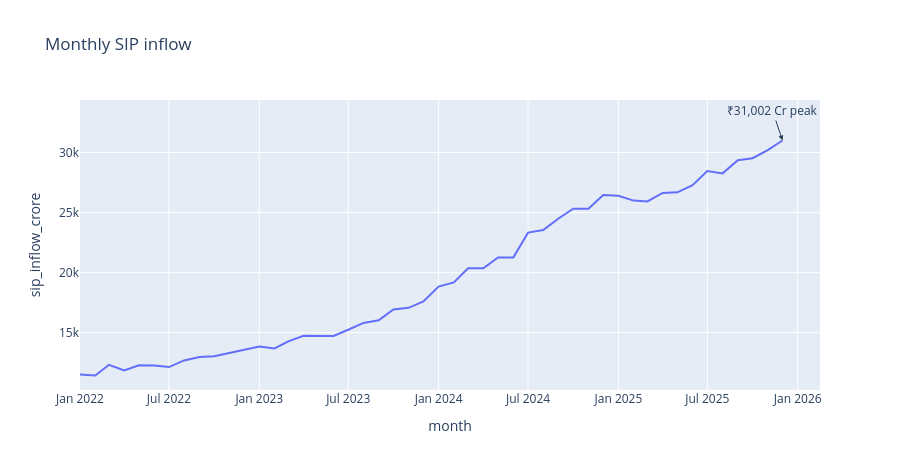

The cell this chart's notebook holds for it:
### Code cell
# Section 5 — SIP Inflow Trend
df_sip = fact_sip_inflows.dropna(subset=["month", "sip_inflow_crore"]).copy()
df_sip["month"] = df_sip["month"].astype(str)
df_sip["month_dt"] = pd.to_datetime(df_sip["month"], format="%Y-%m", errors="coerce")
df_sip = df_sip.sort_values("month_dt")
fig_sip = px.line(df_sip, x="month", y="sip_inflow_crore", title="Monthly SIP inflow")
max_idx = df_sip["sip_inflow_crore"].idxmax()
peak_val = float(df_sip.loc[max_idx, "sip_inflow_crore"])
peak_month = str(df_sip.loc[max_idx, "month"])
peak_target = 31002
label = (
    "₹31,002 Cr peak" if abs(peak_val - peak_target) < 500 else f"Peak: ₹{peak_val:,.0f} Cr"
)
fig_sip.add_annotation(x=peak_month, y=peak_val, text=label, showarrow=True, arrowhead=2)
fig_sip.update_layout(height=470)
out = REPORTS_CHARTS_DIR / "sip_trend.png"
fig_sip.write_image(str(out), scale=2)
fig_sip.show()

### Figure 1 — Plotly figure (JSON) as saved in the notebook; plotly's stock layout.template omitted (floating-point values rounded to 4 significant figures)
{"data": [{"hovertemplate": "month=%{x}<br>sip_inflow_crore=%{y}<extra></extra>", "legendgroup": "", "line": {"color": "#636efa", "dash": "solid"}, "marker": {"symbol": "circle"}, "mode": "lines", "name": "", "orientation": "v", "showlegend": false, "type": "scatter", "x": ["2022-01", "2022-02", "2022-03", "2022-04", "2022-05", "2022-06", "2022-07", "2022-08", "2022-09", "2022-10", "2022-11", "2022-12", "2023-01", "2023-02", "2023-03", "2023-04", "2023-05", "2023-06", "2023-07", "2023-08", "2023-09", "2023-10", "2023-11", "2023-12", "2024-01", "2024-02", "2024-03", "2024-04", "2024-05", "2024-06", "2024-07", "2024-08", "2024-09", "2024-10", "2024-11", "2024-12", "2025-01", "2025-02", "2025-03", "2025-04", "2025-05", "2025-06", "2025-07", "2025-08", "2025-09", "2025-10", "2025-11", "2025-12"], "xaxis": "x", "y": [11520.0, 11440.0, 12330.0, 11860.0, 12290.0, 12280.0, 12140.0, 12690.0, 12980.0, 13040.0, 13310.0, 13570.0, 13860.0, 13690.0, 14280.0, 14750.0, 14750.0, 14730.0, 15240.0, 15810.0, 16040.0, 16930.0, 17070.0, 17610.0, 18840.0, 19190.0, 20370.0, 20370.0, 21260.0, 21260.0, 23330.0, 23550.0, 24510.0, 25320.0, 25320.0, 26460.0, 26400.0, 26000.0, 25930.0, 26630.0, 26690.0, 27270.0, 28460.0, 28260.0, 29360.0, 29530.0, 30200.0, 31000.0], "yaxis": "y"}], "layout": {"annotations": [{"arrowhead": 2, "showarrow": true, "text": "₹31,002 Cr peak", "x": "2025-12", "y": 31000.0}], "height": 470, "legend": {"tracegroupgap": 0}, "title": {"text": "Monthly SIP inflow"}, "xaxis": {"anchor": "y", "domain": [0.0, 1.0], "title": {"text": "month"}}, "yaxis": {"anchor": "x", "domain": [0.0, 1.0], "title": {"text": "sip_inflow_crore"}}}}
